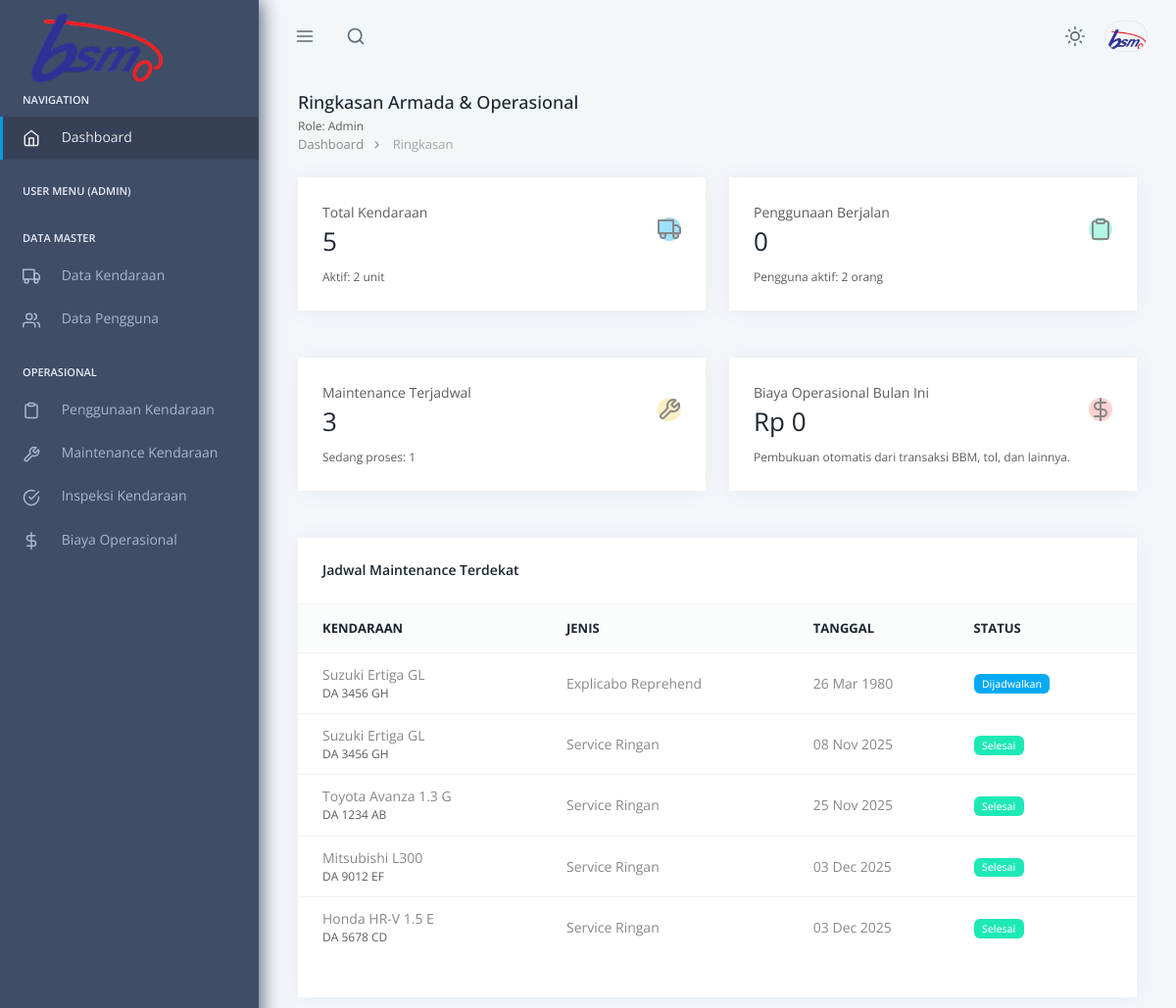
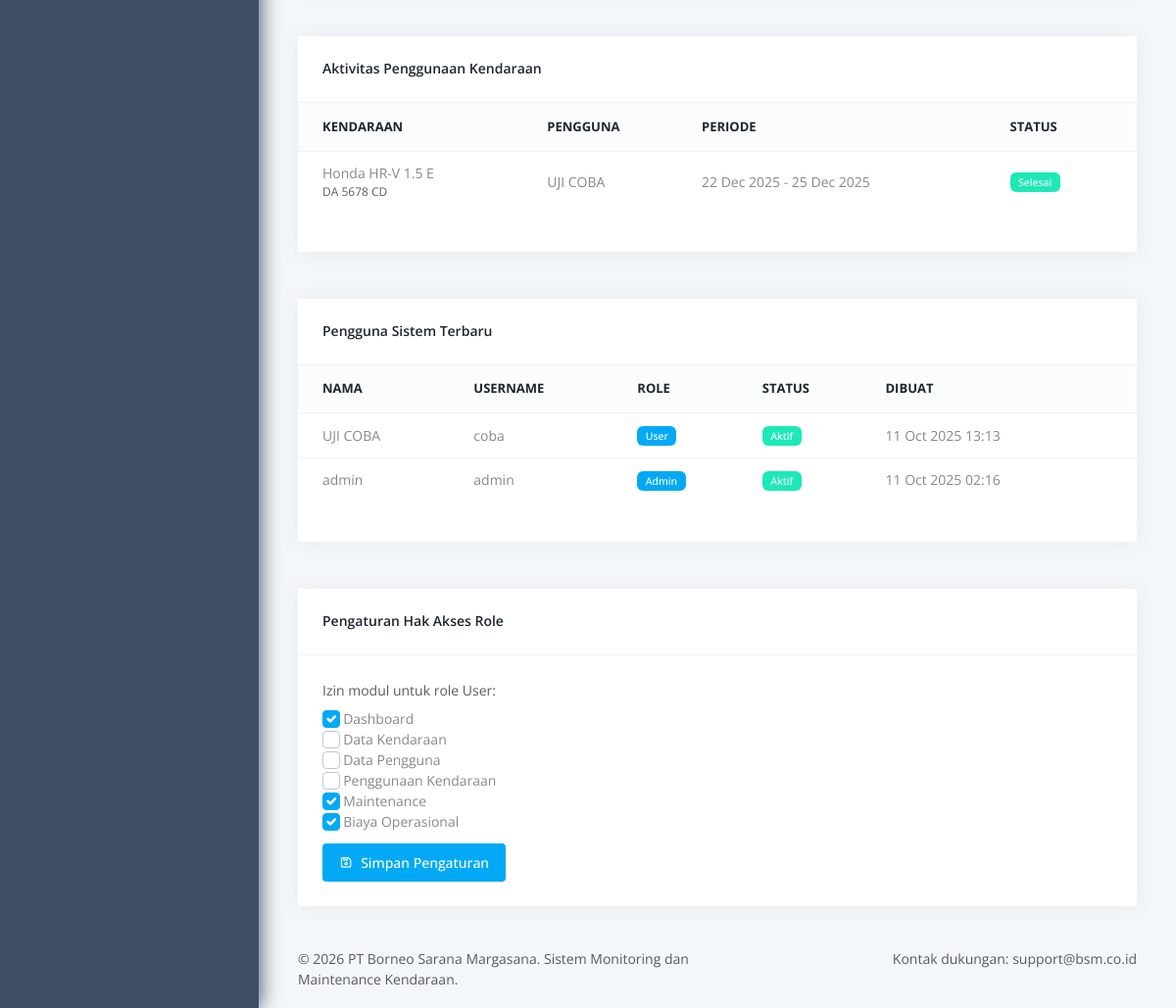
Page /admin/dashboard.php (signed in) on the committed database (2 pictures, top to bottom).
### tables this page shows
CREATE TABLE `tb_maintenance` (
  `id_maintenance` int NOT NULL,
  `id_kendaraan` int DEFAULT NULL,
  `tanggal_service` date DEFAULT NULL,
  `jenis_service` varchar(100) DEFAULT NULL,
  `deskripsi` text,
  `biaya` decimal(15,2) DEFAULT NULL,
  `status` enum('Dijadwalkan','Proses','Selesai') DEFAULT 'Dijadwalkan'
);

CREATE TABLE `tb_kendaraan` (
  `id_kendaraan` int NOT NULL,
  `nomor_polisi` varchar(15) NOT NULL,
  `nama_kendaraan` varchar(100) NOT NULL,
  `merk` varchar(100) DEFAULT NULL,
  `tipe` varchar(100) DEFAULT NULL,
  `tahun` int DEFAULT NULL,
  `warna` varchar(50) DEFAULT NULL,
  `nomor_rangka` varchar(50) DEFAULT NULL,
  `nomor_mesin` varchar(50) DEFAULT NULL,
  `nomor_bpkb` varchar(50) DEFAULT NULL,
  `masa_berlaku_stnk` date DEFAULT NULL,
  `masa_berlaku_pajak` date DEFAULT NULL,
  `masa_berlaku_asuransi` date DEFAULT NULL,
  `status_operasional` enum('Aktif','Perawatan','Rusak','Disewa') DEFAULT 'Aktif',
  `foto_kendaraan` varchar(255) DEFAULT NULL,
  `dokumen_stnk` varchar(255) DEFAULT NULL,
  `dokumen_bpkb` varchar(255) DEFAULT NULL,
  `keterangan` text,
  `created_at` timestamp NULL DEFAULT CURRENT_TIMESTAMP,
  `updated_at` timestamp NULL DEFAULT CURRENT_TIMESTAMP ON UPDATE CURRENT_TIMESTAMP
);

CREATE TABLE `tb_penggunaan` (
  `id_penggunaan` int NOT NULL,
  `id_kendaraan` int DEFAULT NULL,
  `id_pengguna` int DEFAULT NULL,
  `tanggal_mulai` date DEFAULT NULL,
  `tanggal_selesai` date DEFAULT NULL,
  `keperluan` text,
  `status` enum('Berjalan','Selesai') DEFAULT 'Berjalan'
);

CREATE TABLE `tb_pengguna` (
  `id_pengguna` int NOT NULL,
  `nama` varchar(100) NOT NULL,
  `username` varchar(50) NOT NULL,
  `password` varchar(255) NOT NULL,
  `role` enum('Admin','User') DEFAULT 'User',
  `status` enum('Aktif','Nonaktif') DEFAULT 'Aktif',
  `created_at` timestamp NULL DEFAULT CURRENT_TIMESTAMP
);

### admin/dashboard.php (the view, shortened to what the rows shown need)
<?php
require_once '../config/koneksi.php';
function role_can(string $module, string $userRole, array $roleConfig): bool {
    if ($userRole === 'Admin') return true;
    $roles = $roleConfig['roles'] ?? [];
    $allowed = $roles[$userRole] ?? [];
    return in_array($module, $allowed, true);
}
include '../includes/header.php';
include '../includes/sidebar.php';
$maintenanceUpcoming = [];
if (role_can('maintenance', $userRole, $roleConfig)) {
    $sqlMaintenance = "SELECT m.tanggal_service, m.jenis_service, m.status, k.nama_kendaraan, k.nomor_polisi FROM tb_maintenance m LEFT JOIN tb_kendaraan k ON k.id_kendaraan = m.id_kendaraan ORDER BY m.tanggal_service ASC LIMIT 5";
    if ($result = $koneksi->query($sqlMaintenance)) {
        while ($row = $result->fetch_assoc()) {
            $maintenanceUpcoming[] = $row;
        }
    }
}
$penggunaanTerbaru = [];
if (role_can('penggunaan', $userRole, $roleConfig)) {
    $sqlPenggunaan = "SELECT p.tanggal_mulai, p.tanggal_selesai, p.keperluan, p.status, k.nama_kendaraan, k.nomor_polisi, u.nama AS nama_pengguna FROM tb_penggunaan p LEFT JOIN tb_kendaraan k ON k.id_kendaraan = p.id_kendaraan LEFT JOIN tb_pengguna u ON u.id_pengguna = p.id_pengguna ORDER BY p.tanggal_mulai DESC LIMIT 5";
    if ($result = $koneksi->query($sqlPenggunaan)) {
        while ($row = $result->fetch_assoc()) {
            $penggunaanTerbaru[] = $row;
        }
    }
}
$penggunaTerbaru = [];
if (role_can('pengguna', $userRole, $roleConfig)) {
    $sqlPengguna = "SELECT nama, username, role, status, created_at FROM tb_pengguna ORDER BY created_at DESC LIMIT 5";
    if ($result = $koneksi->query($sqlPengguna)) {
        while ($row = $result->fetch_assoc()) {
            $penggunaTerbaru[] = $row;
        }
    }
}
?>
    <div class="pc-container" aria-label="Halaman Dashboard">
      <div class="pc-content">
        <div class="grid grid-cols-12 gap-6" aria-label="Kartu Ringkasan">
          <?php if (role_can('maintenance', $userRole, $roleConfig)): ?>
          <div class="col-span-12 xl:col-span-6">
            <div class="card table-card">
              <div class="card-body">
                <div class="table-responsive">
                  <table class="table table-hover">
                    <thead>
                      <tr>
                        <th>Kendaraan</th>
                        <th>Jenis</th>
                        <th>Tanggal</th>
                        <th>Status</th>
                      </tr>
                    </thead>
                    <tbody>
                      <?php if (count($maintenanceUpcoming) === 0): ?>
                        <tr>
                          <td colspan="4" class="text-center text-muted">Belum ada data maintenance yang dijadwalkan.</td>
                        </tr>
                      <?php else: ?>
                        <?php foreach ($maintenanceUpcoming as $item): ?>
                          <tr>
                            <td>
                              <strong><?php echo htmlspecialchars($item['nama_kendaraan'] ?? '-'); ?></strong>
                              <div class="text-muted text-sm"><?php echo htmlspecialchars($item['nomor_polisi'] ?? '-'); ?></div>
                            </td>
                            <td><?php echo htmlspecialchars($item['jenis_service'] ?? '-'); ?></td>
                            <td><?php echo $item['tanggal_service'] ? date('d M Y', strtotime($item['tanggal_service'])) : '-'; ?></td>
                            <td>
                              <span class="badge <?php echo ($item['status'] === 'Selesai') ? 'bg-success-500' : (($item['status'] === 'Proses') ? 'bg-warning-500' : 'bg-primary-500'); ?> text-white">
                                <?php echo htmlspecialchars($item['status'] ?? '-'); ?>
                              </span>
                            </td>
                          </tr>
                        <?php endforeach; ?>
                      <?php endif; ?>
                    </tbody>
                  </table>
                </div>
              </div>
            </div>
          </div>
          <?php endif; ?>
          <?php if (role_can('penggunaan', $userRole, $roleConfig)): ?>
          <div class="col-span-12 xl:col-span-6">
            <div class="card table-card">
              <div class="card-body">
                <div class="table-responsive">
                  <table class="table table-hover">
                    <thead>
                      <tr>
                        <th>Kendaraan</th>
                        <th>Pengguna</th>
                        <th>Periode</th>
                        <th>Status</th>
                      </tr>
                    </thead>
                    <tbody>
                      <?php if (count($penggunaanTerbaru) === 0): ?>
                        <tr>
                          <td colspan="4" class="text-center text-muted">Belum ada catatan penggunaan.</td>
                        </tr>
                      <?php else: ?>
                        <?php foreach ($penggunaanTerbaru as $item): ?>
                          <tr>
                            <td>
                              <strong><?php echo htmlspecialchars($item['nama_kendaraan'] ?? '-'); ?></strong>
                              <div class="text-muted text-sm"><?php echo htmlspecialchars($item['nomor_polisi'] ?? '-'); ?></div>
                            </td>
                            <td><?php echo htmlspecialchars($item['nama_pengguna'] ?? '-'); ?></td>
                            <td>
                              <?php
                                $mulai = $item['tanggal_mulai'] ? date('d M Y', strtotime($item['tanggal_mulai'])) : '-';
                                $selesai = $item['tanggal_selesai'] ? date('d M Y', strtotime($item['tanggal_selesai'])) : '-';
                                echo $mulai . ' - ' . $selesai;
                              ?>
                            </td>
                            <td>
                                         <span class="badge <?php echo ($item['status'] === 'Selesai') ? 'bg-success-500' : 'bg-primary-500'; ?> text-white">
                                <?php echo htmlspecialchars($item['status'] ?? '-'); ?>
                              </span>
                            </td>
                          </tr>
                        <?php endforeach; ?>
                      <?php endif; ?>
                    </tbody>
                  </table>
                </div>
              </div>
            </div>
          </div>
          <?php endif; ?>
          <?php if (role_can('pengguna', $userRole, $roleConfig)): ?>
          <div class="col-span-12">
            <div class="card table-card">
              <div class="card-body">
                <div class="table-responsive">
                  <table class="table table-hover">
                    <thead>
                      <tr>
                        <th>Nama</th>
                        <th>Username</th>
                        <th>Role</th>
                        <th>Status</th>
                        <th>Dibuat</th>
                      </tr>
                    </thead>
                    <tbody>
                      <?php if (count($penggunaTerbaru) === 0): ?>
                        <tr>
                          <td colspan="5" class="text-center text-muted">Belum ada data pengguna.</td>
                        </tr>
                      <?php else: ?>
                        <?php foreach ($penggunaTerbaru as $user): ?>
                          <tr>
                            <td><?php echo htmlspecialchars($user['nama']); ?></td>
                            <td><?php echo htmlspecialchars($user['username']); ?></td>
                            <td>
                              <span class="badge bg-primary-500 text-white"><?php echo htmlspecialchars($user['role']); ?></span>
                            </td>
                            <td>
                              <span class="badge <?php echo ($user['status'] === 'Aktif') ? 'bg-success-500' : 'bg-danger-500'; ?> text-white">
                     <?php echo htmlspecialchars($user['status']); ?>
                              </span>
                            </td>
                            <td><?php echo $user['created_at'] ? date('d M Y H:i', strtotime($user['created_at'])) : '-'; ?></td>
                          </tr>
                        <?php endforeach; ?>
                      <?php endif; ?>
                    </tbody>
                  </table>
                </div>
              </div>
            </div>
          </div>
          <?php endif; ?>
        </div>
      </div>
    </div>
<?php include '../includes/footer.php'; ?>

### rows in the picture
tb_maintenance: id_kendaraan.nama_kendaraan "Suzuki Ertiga GL", id_kendaraan.nomor_polisi "DA 3456 GH", jenis_service "Explicabo Reprehend", tanggal_service "26 Mar 1980", status "Dijadwalkan"
tb_maintenance: id_kendaraan.nama_kendaraan "Suzuki Ertiga GL", id_kendaraan.nomor_polisi "DA 3456 GH", jenis_service "Service Ringan", tanggal_service "08 Nov 2025", status "Selesai"
tb_maintenance: id_kendaraan.nama_kendaraan "Toyota Avanza 1.3 G", id_kendaraan.nomor_polisi "DA 1234 AB", jenis_service "Service Ringan", tanggal_service "25 Nov 2025", status "Selesai"
tb_maintenance: id_kendaraan.nama_kendaraan "Mitsubishi L300", id_kendaraan.nomor_polisi "DA 9012 EF", jenis_service "Service Ringan", tanggal_service "03 Dec 2025", status "Selesai"
tb_maintenance: id_kendaraan.nama_kendaraan "Honda HR-V 1.5 E", id_kendaraan.nomor_polisi "DA 5678 CD", jenis_service "Service Ringan", tanggal_service "03 Dec 2025", status "Selesai"
tb_penggunaan: id_kendaraan.nama_kendaraan "Honda HR-V 1.5 E", id_kendaraan.nomor_polisi "DA 5678 CD", id_pengguna.nama "UJI COBA", tanggal_mulai "22 Dec 2025", tanggal_selesai "25 Dec 2025", status "Selesai"
tb_pengguna: nama "UJI COBA", username "coba", role "User", status "Aktif", created_at "11 Oct 2025 13:13"
tb_pengguna: nama "admin", username "admin", role "Admin", status "Aktif", created_at "11 Oct 2025 02:16"

### other values in the picture
$userRole "ADMIN"
$userRole "Admin"
$totalKendaraan "5"
$kendaraanAktif "2"
$penggunaanBerjalan "0"
$penggunaAktif "2"
$maintenanceTerjadwal "3"
$maintenanceProses "1"
$biayaOperasionalBulan "0"
$label "Dashboard"
$label "Data Kendaraan"
$label "Data Pengguna"
$label "Penggunaan Kendaraan"
$label "Maintenance"
$label "Biaya Operasional"
